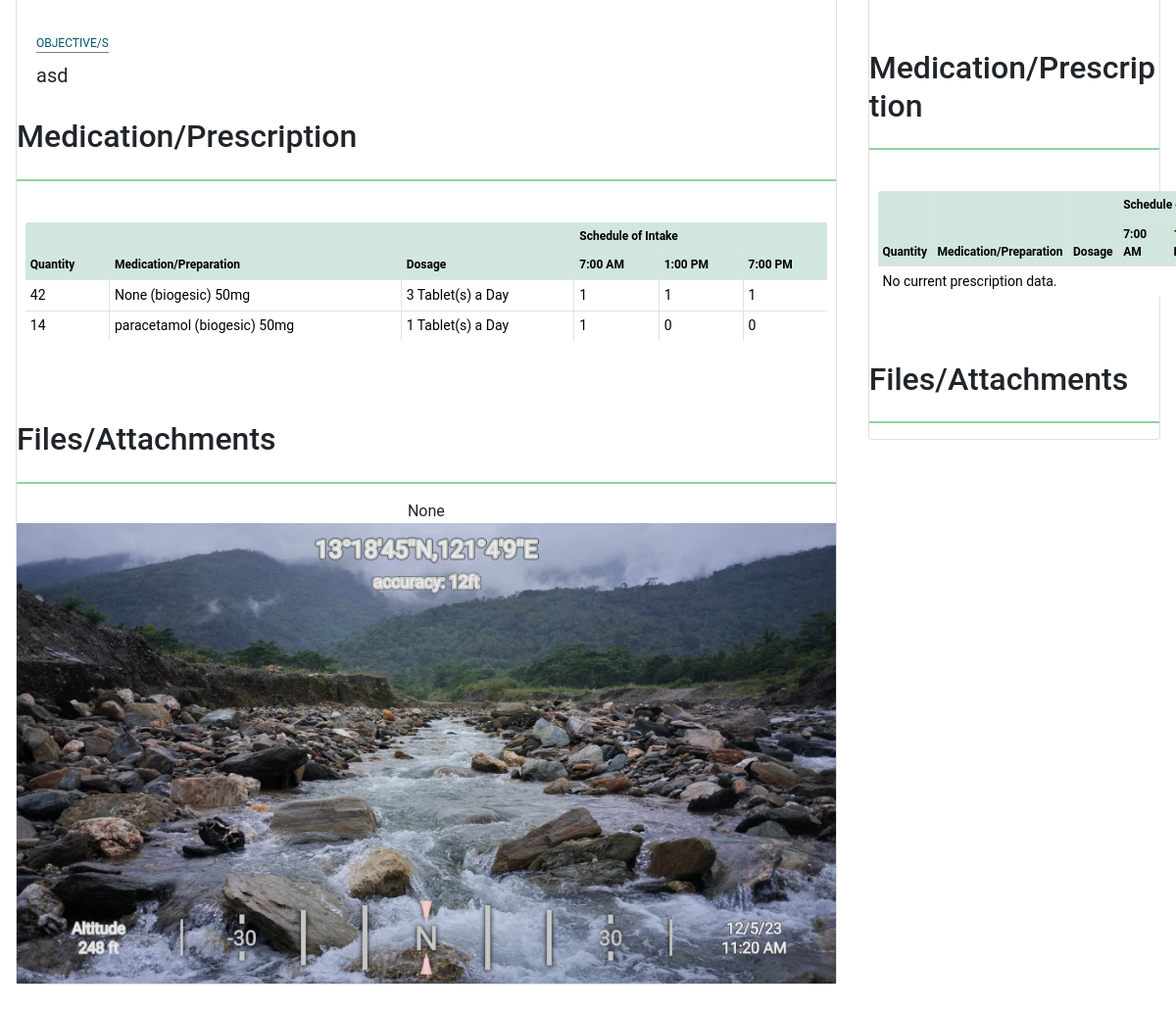
/comparepage/27/40 (signed in, lower part), run on an earlier commit of the app's database.
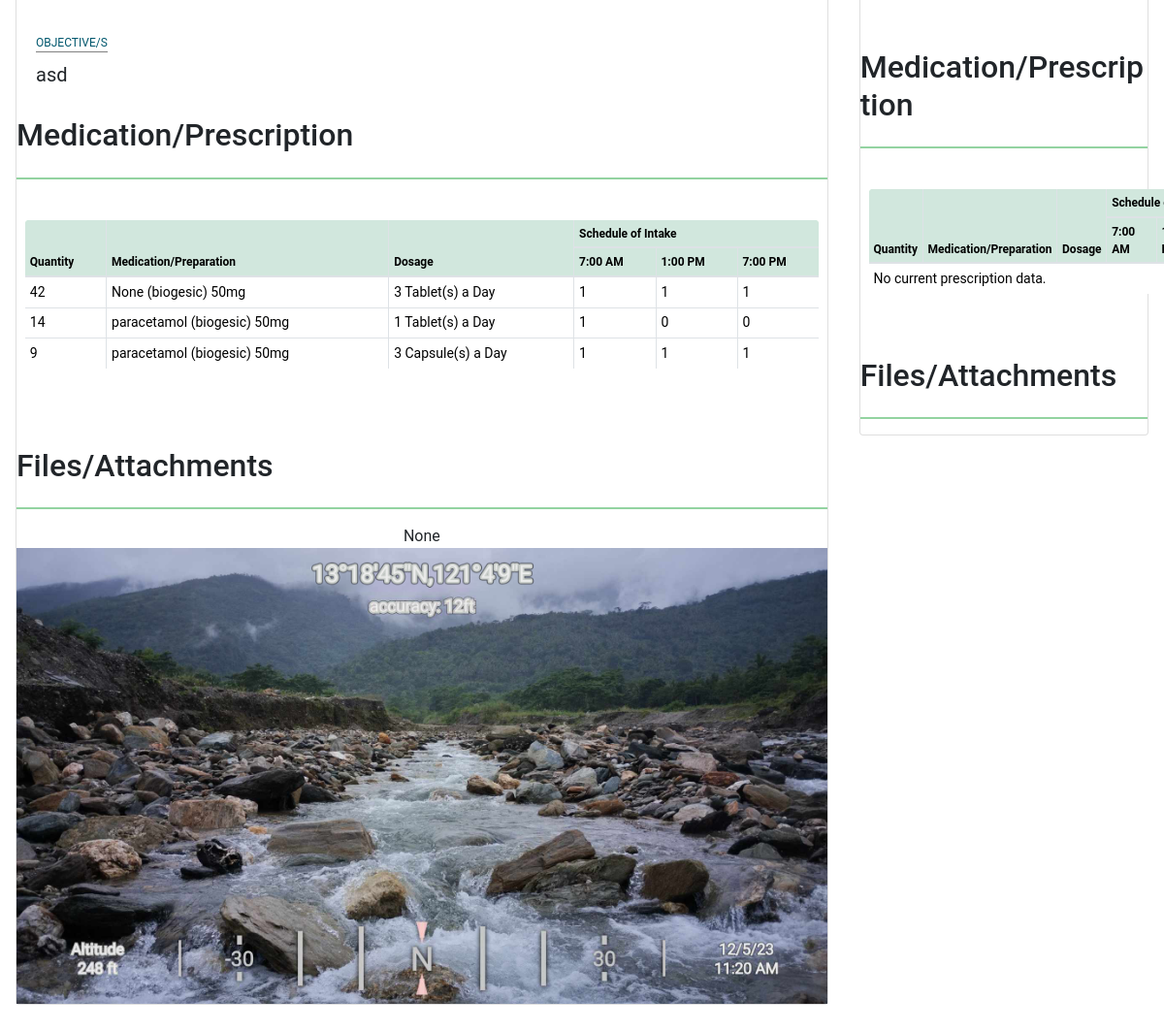
And on a later commit of the database.
### website/models.py (models this page shows)
class Prescription(models.Model):
    created_at = models.DateField(auto_now_add=True)
    patient_code=models.CharField(max_length=50,null=True, blank=True)
    consultCounter = models.CharField(max_length=50,null=True, blank=True)
    medname = models.CharField(max_length=100,null=True, blank=True)
    medgenname = models.CharField(max_length=50,null=True, blank=True)
    medsize = models.CharField(max_length=50,null=True, blank=True)
    medqty = models.CharField(max_length=50,null=True, blank=True)
    medtype = models.CharField(max_length=50,null=True, blank=True)
    perduration = models.CharField(max_length=50,null=True, blank=True)
    durationqty = models.CharField(max_length=50,null=True, blank=True)
    medduration = models.CharField(max_length=50,null=True, blank=True)
    totalquantity = models.CharField(max_length=50,null=True, blank=True)
    dosage = models.CharField(max_length=50,null=True, blank=True)
    morning = models.CharField(max_length=50,null=True, blank=True)
    noon = models.CharField(max_length=50,null=True, blank=True)
    evening = models.CharField(max_length=50,null=True, blank=True)

class PatientsAttachments(models.Model):
    patient_code=models.CharField(max_length=50,null=True, blank=True)
    name = models.CharField(max_length=100,null=True, blank=True)
    consultCounter = models.CharField(max_length=50,null=True, blank=True)
    fileattachments = models.ImageField(null=True, blank=True)

### website/views.py (the view, shortened to what this page needs)
# urls.py: path('comparepage/<int:pk>/<int:pkHistory>',views.comparepage, name='comparepage'),
@login_required(login_url="loginuser")
def comparepage(request,pk,pkHistory,compareID=''):
    context=patientinfoData(pk)
    pCode= context['pCode']
    historydata = Patienthistory.objects.filter(patient_code=pCode)
    patienthistory_Data= Patienthistory.objects.get(id=pkHistory)
    context['pkHistory']=pkHistory
    context['compareID']=compareID
    context['patient_history']= patienthistory_Data
    context['historydatalist']=historydata
    context['medicinedata'] =Medicinelist.objects.all()
    context['patient_history_attachments'] = PatientsAttachments.objects.filter(patient_code=pCode,consultCounter=patienthistory_Data.consultCounter)
    context['prescriptionrecord'] = Prescription.objects.filter(patient_code=pCode,consultCounter=patienthistory_Data.consultCounter)
    if 'datechanged1' in request.POST:
        print("press1")
    return render(request, 'comparepage.html',context)

### website/views.py (called while the page is built)
def patientinfoData(pk):
    medicines_list = Medicinelist.objects.all()
    patient_record = Patient.objects.get(id=pk)
    medicationrecord = Prescription.objects.filter(patient_code=patient_record.patient_code)
    context = { 'medicationrecord': medicationrecord,
               'patient_record':patient_record,
               'medicines_list':medicines_list,
               'pCode':patient_record.patient_code,
               'pID':pk,
               }
    return context

### website/templates/comparepage.html (shortened to what this page needs)
{% load static %}
<!DOCTYPE html>
<html lang="en">
<head>
    <link rel="stylesheet" href="{% static 'style.css' %}" />
    <link href="https://cdn.jsdelivr.net/npm/bootstrap@5.3.1/dist/css/bootstrap.min.css" rel="stylesheet"
 />
    <link rel="stylesheet" href="https://cdn.jsdelivr.net/npm/bootstrap-icons@1.10.5/font/bootstrap-icons.css" />
    <link rel="stylesheet" href="https://maxcdn.bootstrapcdn.com/bootstrap/4.0.0/css/bootstrap.min.css"
 />
    <link rel="stylesheet" href="https://cdn.datatables.net/1.13.6/css/jquery.dataTables.min.css" />
</head>
<body>
    <div class="flex">
        <div id="one" class="split" style="background-color:white">
                <div class="card m-3">
            {% include "compareitem1.html" %}
             </div>
        </div>
        <div id="two" class="split" style="background-color:white">
                <div class="card m-3">
            {% include "compareitem2.html" %}
            </div>
        </div>
    </div>
</body>
</html>

### website/templates/compareitem1.html (shortened to what this page needs)
{% load static %}
<div class="add_medicalhistorytable">
    <label class="lbl-pname5">PLANS AND RECOMMENDATIONS</label><br />
</div>
<div class="add_medicalhistorytable">
    <label class="lbl-pname5">OBJECTIVE/S</label><br />
    <label class="value-pname">{{patient_history.objectives}} </label>
</div>
<h2>Medication/Prescription</h2>
<hr class="border border-success border-2 opacity-50">
                <div class="medicalhistorytablsae ml-2 mr-2 mb-5">
                  <table id="table-medicationss" class="table table-sm table-bordered content-table">
                    <thead class="table-success bg-gradient">
                      <tr>
                        <th rowspan="2">Quantity</th>
                        <th rowspan="2">Medication/Preparation</th>
                        <th rowspan="2">Dosage</th>
                        <th colspan="3">Schedule of Intake</th>
                      </tr>
                      <tr>
                        <th>7:00 AM</th>
                        <th>1:00 PM</th>
                        <th>7:00 PM</th>
                      </tr>
                    </thead>
                    <tbody>
                      {% if prescriptionrecord %}
                      {% for medrecord in prescriptionrecord %}
                      <tr>
                        <td>{{medrecord.totalquantity}}</td>
                        <td>{{medrecord.medname}} ({{medrecord.medgenname}}) {{medrecord.medsize}}</td>
                        <td>{{medrecord.medqty}} {{medrecord.medtype}}(s) a {{medrecord.perduration}}</td>
                        <td>{{medrecord.morning}}</td>
                        <td>{{medrecord.noon}}</td>
                        <td>{{medrecord.evening}}</td>
                      </tr>
                      {% endfor %}
                      {% else %}
                      <td colspan="6">No current prescription data.</td>
                      {% endif %}
                    </tbody>
                  </table>
                </div>
            <h2 class="mt-3">Files/Attachments</h2>
            <hr class="border border-success border-2 opacity-50">
            {% if patient_history_attachments %}
            {% for a in  patient_history_attachments%}
            <center> {{a.name}}</center>
            <a class="" id="link-viesw" type="button" href="{{a.fileattachments.url}}" target="_blank">
            <img src="{{a.fileattachments.url}}" width="100%"> </img>
          </a>
            {% endfor %}
            {% endif %}

What changed in the data, as far as the page shows it:
added Prescription: totalquantity "9", medname "paracetamol", medgenname "biogesic", medsize "50mg", medqty "3", medtype "Capsule", perduration "Day", morning "1", noon "1", evening "1"
